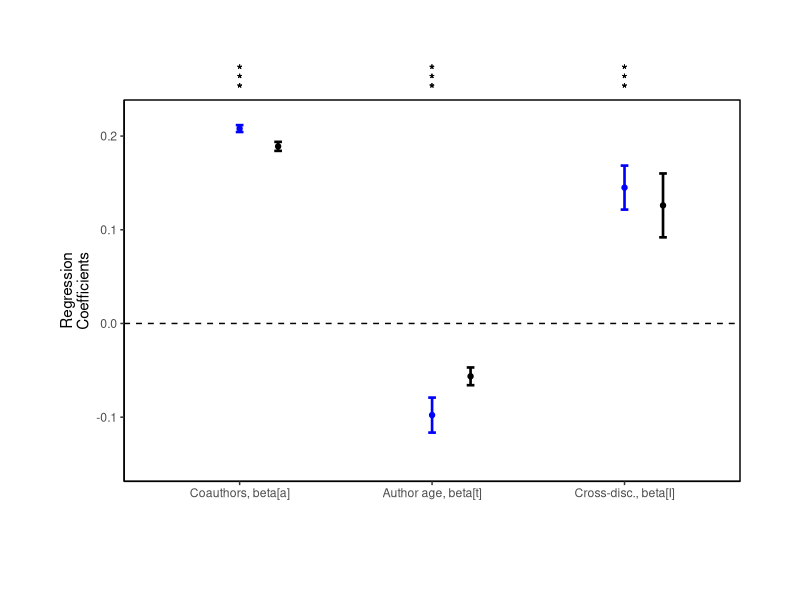

This figure's R source:
library(ggplot2)
library(dplyr)
library(forcats)

df <- data.frame(parameters = c("co-authors", "author_age", "cross-disc"),
                 fe_standardized = c(0.208, -0.0978, 0.145),
                 fe_stand_error = c(0.00365, 0.0187, 0.0235)
                 )
pooled_df = data.frame(parameters = c("co-authors", "author_age", "cross-disc"),
                       fe_standardized = c(0.189, -0.0564, 0.126),
                       fe_stand_error = c(0.00479, 0.00947, 0.0341)
                  )


fig5A <- ggplot(df, aes(x=parameters, y=fe_standardized))

fig5A + 
  geom_point(data = df, 
#             aes(x=c(0.9, 1.9, 2.9), y=fe_standardized),
             colour = "blue", size = 1.5) +
  geom_errorbar(aes(ymin = fe_standardized + fe_stand_error, 
                    ymax = fe_standardized - fe_stand_error),
#                    x=c(0.9, 1.9, 2.9),
                width=0.04, colour = "blue", size=0.9) +

  geom_point(data = pooled_df, 
             aes(x = c(1.2, 2.2, 3.2), y=fe_standardized),
             colour = "black", size = 1.5) +
  geom_errorbar(data = pooled_df, 
                aes(x=c(1.2, 2.2, 3.2),
                ymin = fe_standardized + fe_stand_error, 
                ymax = fe_standardized - fe_stand_error), 
                width=0.04, colour = "black", size=0.9) +
  
  aes(x = fct_inorder(parameters)) +
  labs(x = "", y = "Regression\nCoefficients") +
  coord_cartesian(ylim = c(-.15, .22), clip = 'off') +
  theme(plot.margin = unit(c(5,3,4,3), "lines"))  +
  geom_hline(yintercept=c(0,3), linetype="dashed") +
  
  geom_text(aes(x=1.0,y=0.27,label="*")) +
  geom_text(aes(x=1.0,y=0.26,label="*")) +
  geom_text(aes(x=1.0,y=0.25,label="*")) +
  
  geom_text(aes(x=2.0,y=0.27,label="*")) +
  geom_text(aes(x=2.0,y=0.26,label="*")) +
  geom_text(aes(x=2.0,y=0.25,label="*")) +

  geom_text(aes(x=3.0,y=0.27,label="*")) +
  geom_text(aes(x=3.0,y=0.26,label="*")) +
  geom_text(aes(x=3.0,y=0.25,label="*")) +

  theme(axis.line = element_line(colour = "black"),
      panel.background = element_blank(),
      panel.border = element_rect(colour = "black", fill=NA, size=.5)
  ) +
  
  scale_x_discrete("", labels = c(expression("Coauthors, beta[a]"), 
                                  expression("Author age, beta[t]"), 
                                  expression("Cross-disc., beta[I]")))

                   
